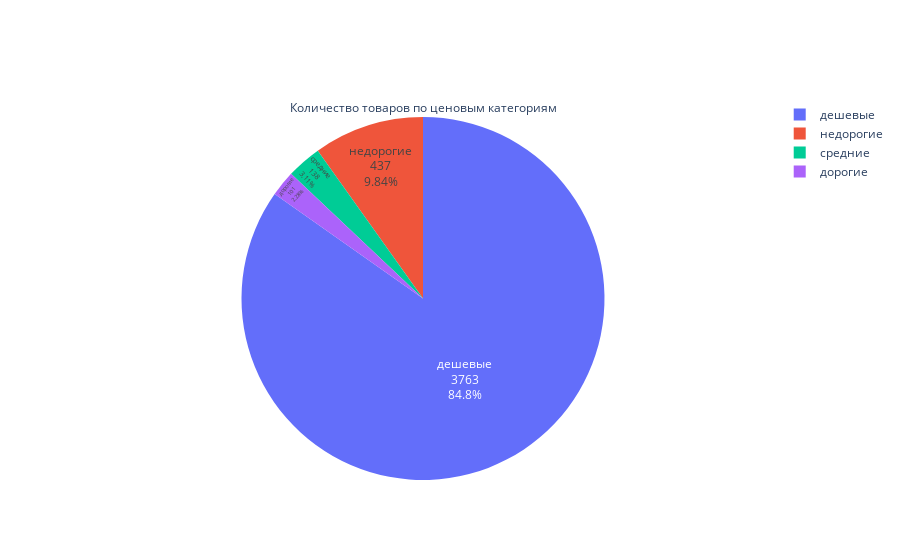

Notebook code cell kept with this figure:
### Code cell
fig = go.Figure(go.Pie(
labels = ['дешевые', 'недорогие', 'средние', 'дорогие'],
values = clean_data['quantity'].value_counts().to_list(),
    title='Количество товаров по ценовым категориям'))
fig.update_traces(textposition='inside', textinfo='percent+value+label')
fig.show()

### Figure 1 — Plotly figure (JSON) as saved in the notebook; plotly's stock layout.template omitted (floating-point values rounded to 4 significant figures)
{"data": [{"labels": ["дешевые", "недорогие", "средние", "дорогие"], "textinfo": "percent+value+label", "textposition": "inside", "title": {"text": "Количество товаров по ценовым категориям"}, "type": "pie", "values": [3763, 437, 138, 101, 70, 67, 42, 23, 20, 16, 16, 15, 14, 13, 8, 7, 5, 5, 4, 4, 3, 3, 2, 2, 2, 2, 2, 1, 1, 1, 1, 1, 1, 1, 1, 1, 1, 1, 1, 1, 1, 1, 1, 1, 1, 1, 1, 1, 1]}], "layout": {}}
